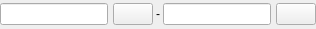
<ui version="4.0" >
 <class>SearchDateWidget</class>
 <widget class="QWidget" name="SearchDateWidget" >
  <property name="geometry" >
   <rect>
    <x>0</x>
    <y>0</y>
    <width>316</width>
    <height>29</height>
   </rect>
  </property>
  <property name="sizePolicy" >
   <sizepolicy vsizetype="Fixed" hsizetype="Preferred" >
    <horstretch>0</horstretch>
    <verstretch>0</verstretch>
   </sizepolicy>
  </property>
  <property name="maximumSize" >
   <size>
    <width>16777215</width>
    <height>30</height>
   </size>
  </property>
  <property name="windowTitle" >
   <string>Form</string>
  </property>
  <layout class="QHBoxLayout" >
   <property name="spacing" >
    <number>3</number>
   </property>
   <property name="margin" >
    <number>0</number>
   </property>
   <item>
    <layout class="QHBoxLayout" >
     <property name="spacing" >
      <number>5</number>
     </property>
     <item>
      <widget class="QLineEdit" name="uiStart" >
       <property name="sizePolicy" >
        <sizepolicy vsizetype="Fixed" hsizetype="Expanding" >
         <horstretch>0</horstretch>
         <verstretch>0</verstretch>
        </sizepolicy>
       </property>
      </widget>
     </item>
     <item>
      <widget class="QPushButton" name="pushStart" >
       <property name="toolTip" >
        <string>Choose a date from a calendar</string>
       </property>
       <property name="styleSheet" >
        <string notr="true" />
       </property>
       <property name="text" >
        <string/>
       </property>
       <property name="icon" >
        <iconset resource="common.qrc" >:/images/images/calendar.png</iconset>
       </property>
      </widget>
     </item>
    </layout>
   </item>
   <item>
    <widget class="QLabel" name="label" >
     <property name="sizePolicy" >
      <sizepolicy vsizetype="Fixed" hsizetype="Fixed" >
       <horstretch>0</horstretch>
       <verstretch>0</verstretch>
      </sizepolicy>
     </property>
     <property name="text" >
      <string>-</string>
     </property>
     <property name="textFormat" >
      <enum>Qt::PlainText</enum>
     </property>
     <property name="alignment" >
      <set>Qt::AlignCenter</set>
     </property>
    </widget>
   </item>
   <item>
    <layout class="QHBoxLayout" >
     <property name="spacing" >
      <number>5</number>
     </property>
     <item>
      <widget class="QLineEdit" name="uiEnd" >
       <property name="sizePolicy" >
        <sizepolicy vsizetype="Fixed" hsizetype="Expanding" >
         <horstretch>0</horstretch>
         <verstretch>0</verstretch>
        </sizepolicy>
       </property>
      </widget>
     </item>
     <item>
      <widget class="QPushButton" name="pushEnd" >
       <property name="toolTip" >
        <string>Choose the date from a calendar</string>
       </property>
       <property name="text" >
        <string/>
       </property>
       <property name="icon" >
        <iconset resource="common.qrc" >:/images/images/calendar.png</iconset>
       </property>
      </widget>
     </item>
    </layout>
   </item>
  </layout>
 </widget>
 <resources>
  <include location="common.qrc" />
 </resources>
 <connections/>
</ui>
